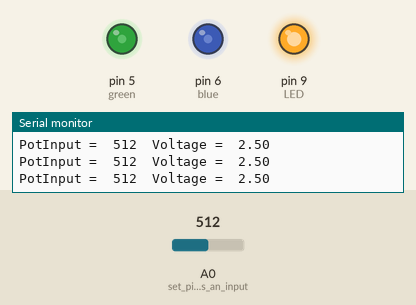
A sketch run on a simulated Arduino Uno, built with avr-gcc and run on an emulated ATmega328P. On the bench: output pins drawn as LEDs (lit = HIGH), the last lines printed to the serial monitor. Inputs (shaded band) come from the test bench; at power-on: A0 (set_pin_A0_as_an_input) = 512.

Above: at 1.2 s.
1.3 s: A0 (set_pin_A0_as_an_input) set to 0
At 2.5 s:
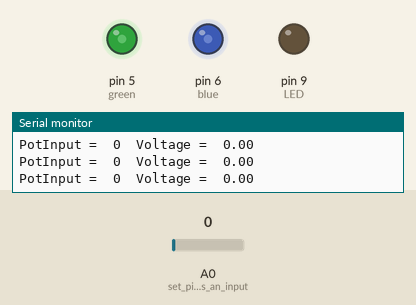
2.8 s: A0 (set_pin_A0_as_an_input) set to 122
At 4.0 s:
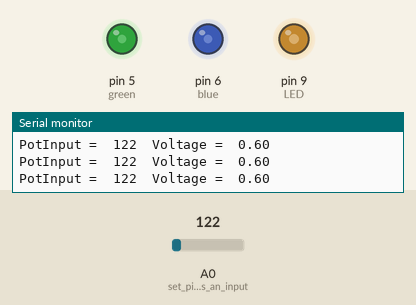
4.3 s: A0 (set_pin_A0_as_an_input) set to 306
At 4.7 s:
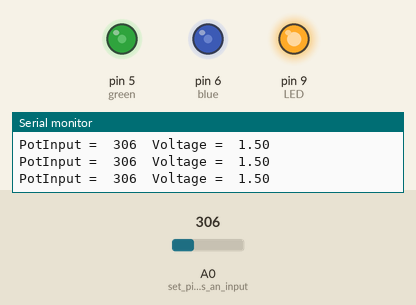
Timing chart, 0 to 7.3 s (numbered marks = the images above; inputs shaded):
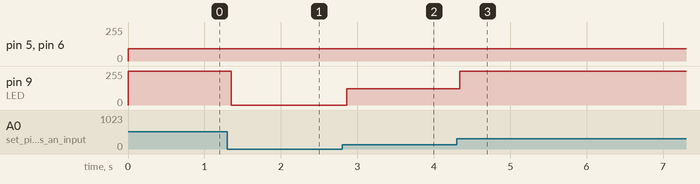

The sketch:

Postentiometer_LED_display_volt_and_bit.ino
```cpp
/*
This program will display the bit and voltage value of a potentiometer using the
serial monitor command. The potentiometer will also control the shading of an LED.
*/

int LED= 9; //set pin 9 as LED
int blue= 6; //set pin 6 as blue
int green= 5; //set pin 5 as green

void setup() {

pinMode(A0, INPUT); //set pin A0 as an input
pinMode(9, OUTPUT); //set pin 9 as an output
pinMode(6, OUTPUT); //set pin 6 as an output
pinMode(5, OUTPUT); //set pin 5 as an output
Serial.begin(9600); //begin serial print at 9600 bps
}

void loop() {

int pot= analogRead(A0); //read bit values from A0
float voltage= 5.0*pot/1023.0; //go from bit value to voltage

Serial.print("PotInput ="); //serial print potentiometer input=
Serial.print("\t"); //leave a space
Serial.print(pot); //serial print the potentiometer bit value
Serial.print("\t"); //leave a space
Serial.print("Voltage ="); //serial print potentiometer input=
Serial.print("\t"); //leave a space
Serial.println(voltage); //serial print the computed voltage from the bit value

analogWrite(LED, pot); //LED shading affected by potentiometer
analogWrite(blue, 91); //set blue LED ON at 91 density
analogWrite(green, 91); //set greeen LED ON at 91 density

}
```

Measured:
- after the input at 1.3 s, pin 9 (LED): 255/255 → 0/255 after 0.05 s
- after the input at 2.8 s, pin 9 (LED): 0/255 → 122/255 after 0.06 s
- after the input at 4.3 s, pin 9 (LED): 122/255 → 255/255 at once
